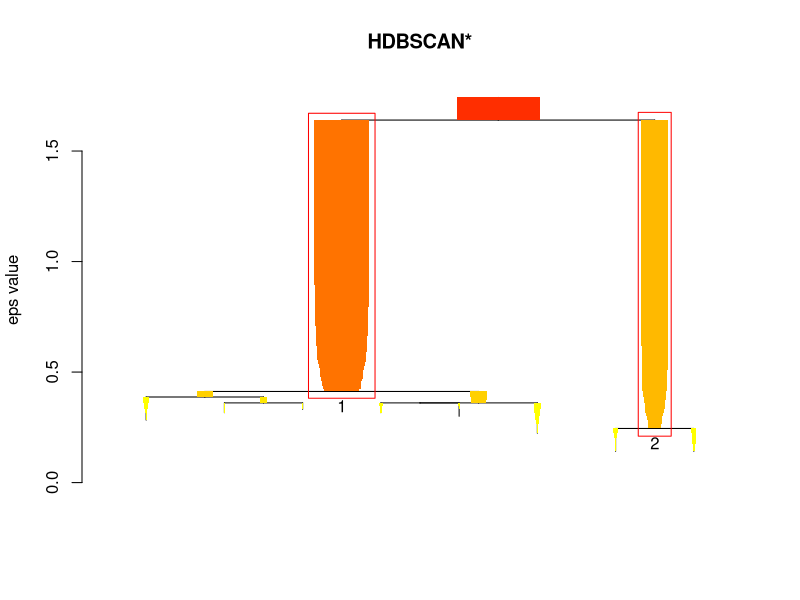
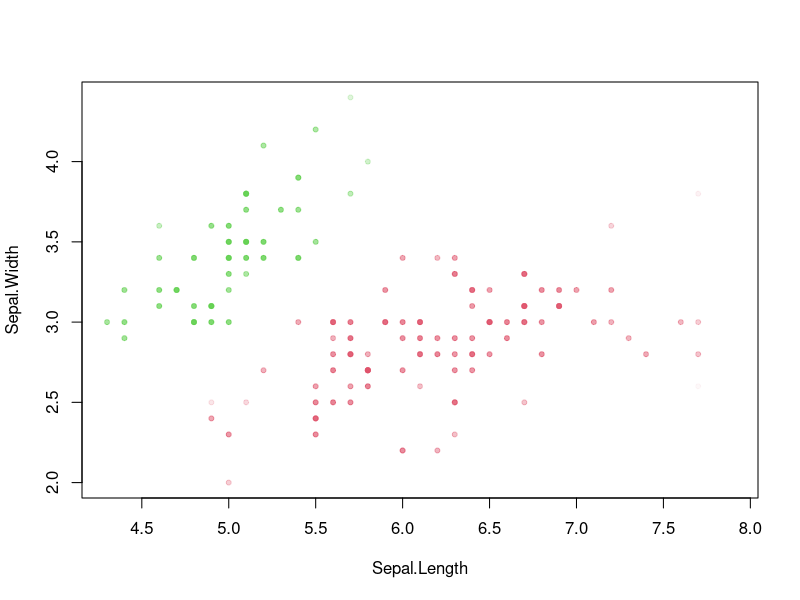

Write the R code that produced these figures, in order.
library("dbscan")

data("iris")
x <- as.matrix(iris[, 1:4])

db <- dbscan(x, eps = .4, minPts = 4)

hdb <- hdbscan(x, minPts = 4)
hdb

plot(hdb, show_flat = T)


colors <- mapply(function(col, i) adjustcolor(col, alpha.f = hdb$membership_prob[i]), 
                 palette()[hdb$cluster+1], seq_along(hdb$cluster))
plot(x, col=colors, pch=20)
